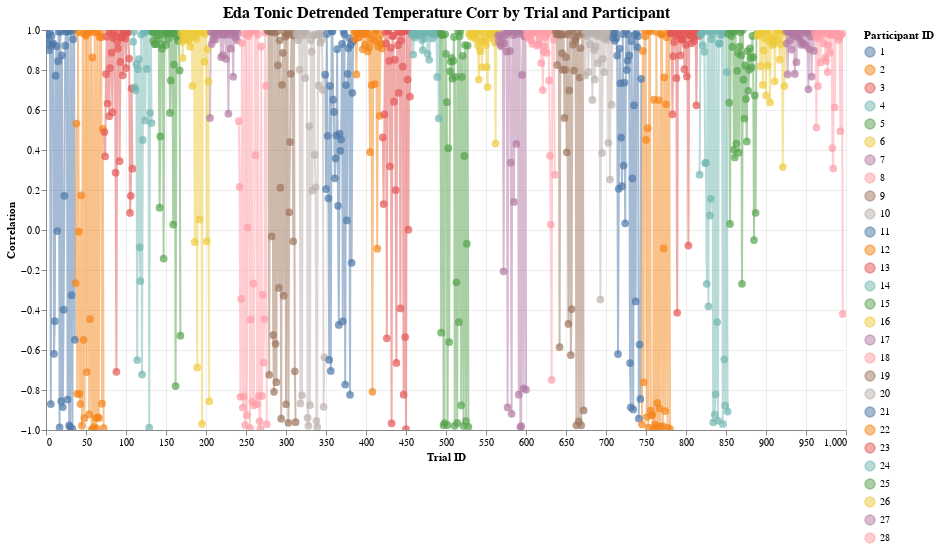

Notebook code for this chart:
### Code cell
col1, col2 = "eda_tonic_detrended", "temperature"

corr_by_trial = calculate_correlations_by_trial(df, col1, col2)
corr_by_participant = aggregate_correlations_fisher_z(
    corr_by_trial, f"{col1}_{col2}_corr", "participant_id", include_ci=True
)
plot_correlations_by_trial(corr_by_trial, f"{col1}_{col2}_corr")
# plot_correlations_by_participant(corr_by_participant, f"{col1}_{col2}_corr")

### Figure 1 — Vega-Lite specification as saved in the notebook (floating-point values rounded to 4 significant figures; data arrays with more than 128 entries replaced by an {"elided": "..."} marker saying what was removed)
{"config": {"view": {"continuousWidth": 300, "continuousHeight": 300, "strokeWidth": 0}, "axis": {"grid": true, "gridColor": "#ededed"}, "title": {"fontSize": 16, "anchor": "middle"}}, "layer": [{"mark": {"type": "line", "opacity": 0.5}, "encoding": {"color": {"field": "participant_id", "legend": {"title": "Participant ID"}, "type": "nominal"}, "x": {"axis": {"title": "Trial ID"}, "field": "trial_id", "type": "quantitative"}, "y": {"axis": {"title": "Correlation"}, "field": "eda_tonic_detrended_temperature_corr", "scale": {"domain": [-1, 1]}, "type": "quantitative"}}, "name": "view_5"}, {"mark": {"type": "circle", "size": 60}, "encoding": {"color": {"field": "participant_id", "legend": {"title": "Participant ID"}, "type": "nominal"}, "tooltip": [{"field": "participant_id", "type": "nominal"}, {"field": "trial_id", "type": "quantitative"}, {"field": "eda_tonic_detrended_temperature_corr", "format": ".3f", "type": "quantitative"}], "x": {"axis": {"title": "Trial ID"}, "field": "trial_id", "type": "quantitative"}, "y": {"axis": {"title": "Correlation"}, "field": "eda_tonic_detrended_temperature_corr", "scale": {"domain": [-1, 1]}, "type": "quantitative"}}}], "data": {"name": "data-8e22a94065bdb10cf077e59968ea7cf1"}, "height": 400, "params": [{"name": "param_14", "select": {"type": "interval", "encodings": ["x", "y"]}, "bind": "scales", "views": ["view_5"]}], "title": "Eda Tonic Detrended Temperature Corr by Trial and Participant", "width": 800, "$schema": "https://vega.github.io/schema/vega-lite/v5.20.1.json", "datasets": {"data-8e22a94065bdb10cf077e59968ea7cf1": {"elided": "996 records"}}}
